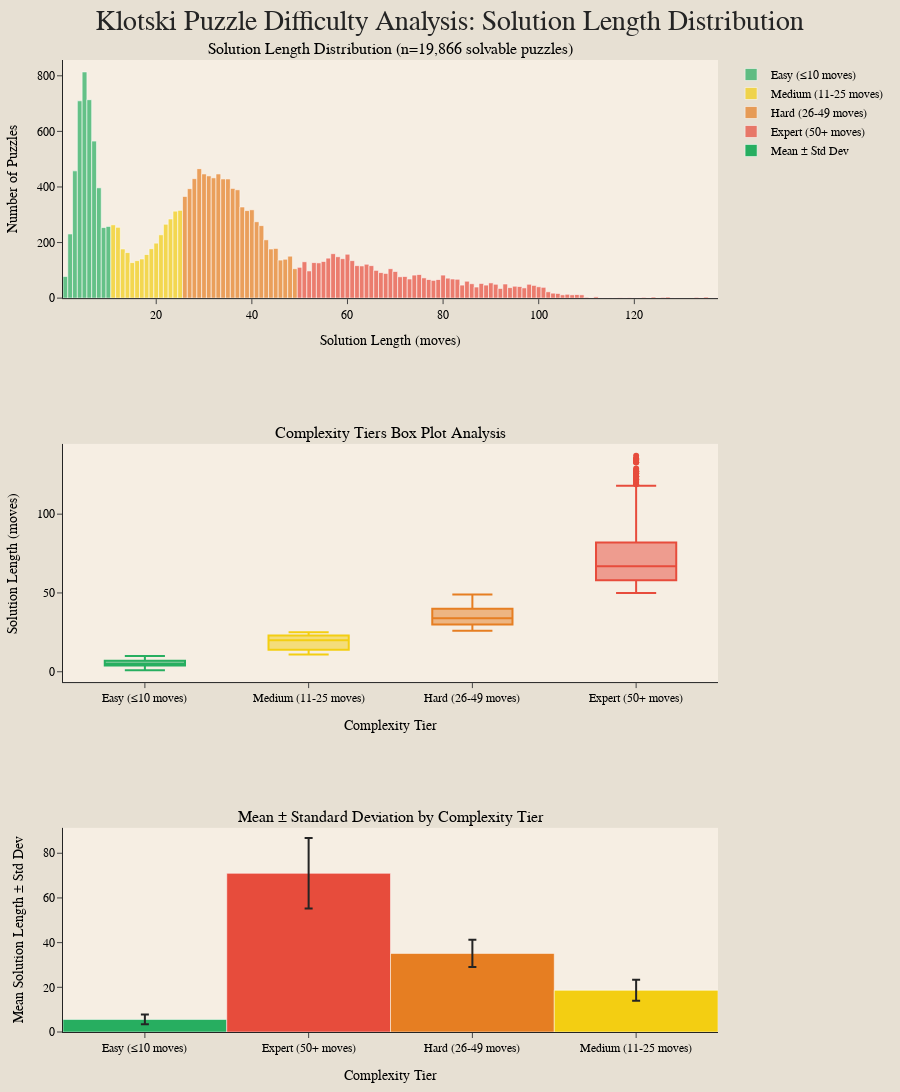

Write notebook code for a chart like this one.
### Code cell
# Add third subplot for mean ± std visualization
fig = make_subplots(
    rows=3, cols=1,
    subplot_titles=(
        f'Solution Length Distribution (n={len(solvable_data):,} solvable puzzles)',
        'Complexity Tiers Box Plot Analysis',
        'Mean ± Standard Deviation by Complexity Tier'
    ),
    vertical_spacing=0.15,
    row_heights=[0.35, 0.35, 0.3]
)

# Re-add the histogram traces (row 1)
for tier in tier_colors.keys():
    tier_data = solvable_data[solvable_data['complexity_tier'] == tier]['solution_length']
    nbinsx = 11 if tier == 'Easy (≤10 moves)' else 15 if tier == 'Medium (11-25 moves)' else 25 if tier == 'Hard (26-49 moves)' else 100
    fig.add_trace(
        go.Histogram(
            x=tier_data,
            name=tier,
            marker_color=tier_colors[tier],
            opacity=0.7,
            nbinsx=nbinsx,
            hovertemplate='%{x} steps<br>%{y} puzzles'
        ), row=1, col=1
    )

# Re-add box plots (row 2)
for tier in tier_colors.keys():
    tier_data = solvable_data[solvable_data['complexity_tier'] == tier]['solution_length']
    fig.add_trace(
        go.Box(
            y=tier_data,
            name=tier,
            marker_color=tier_colors[tier],
            boxpoints='outliers',
            showlegend=False,
        ), row=2, col=1
    )

# Bar chart with error bars for mean ± std (row 3)
tier_stats = solvable_data.groupby('complexity_tier')['solution_length'].agg(['mean', 'std']).round(2)
fig.add_trace(
    go.Bar(
        x=tier_stats.index,
        y=tier_stats['mean'],
        error_y=dict(type='data', array=tier_stats['std']),
        marker_color=[tier_colors[t] for t in tier_stats.index],
        name='Mean ± Std Dev'
    ), row=3, col=1
)

# Update layout
fig.update_layout(
    title={
        'text': 'Klotski Puzzle Difficulty Analysis: Solution Length Distribution',
        'x': 0.5,
        'xanchor': 'center',
        'font': dict(family='Courier New', size=28, color='#242424')
    },
    showlegend=True,
    height=1100,
    font=dict(family="Courier New", size=12, color="black"),
    plot_bgcolor='#F6EEE3',
    paper_bgcolor='#E7E0D3',
    margin=dict(t=60, b=60, l=60, r=60),
    barmode='overlay'
)

# Update axis titles
fig.update_xaxes(title_text="Solution Length (moves)", row=1, col=1)
fig.update_yaxes(title_text="Number of Puzzles", row=1, col=1)
fig.update_xaxes(title_text="Complexity Tier", row=2, col=1)
fig.update_yaxes(title_text="Solution Length (moves)", row=2, col=1)
fig.update_xaxes(title_text="Complexity Tier", row=3, col=1)
fig.update_yaxes(title_text="Mean Solution Length ± Std Dev", row=3, col=1)

fig.show()

### Figure 1 — Plotly figure (JSON) as saved in the notebook; plotly's stock layout.template omitted (floating-point values rounded to 4 significant figures; data arrays with more than 128 entries replaced by an {"elided": "..."} marker saying what was removed)
{"data": [{"hovertemplate": "%{x} steps<br>%{y} puzzles", "marker": {"color": "#27AE60"}, "name": "Easy (≤10 moves)", "nbinsx": 11, "opacity": 0.7, "type": "histogram", "x": {"elided": "4479 int values"}, "xaxis": "x", "yaxis": "y"}, {"hovertemplate": "%{x} steps<br>%{y} puzzles", "marker": {"color": "#F3CE12"}, "name": "Medium (11-25 moves)", "nbinsx": 15, "opacity": 0.7, "type": "histogram", "x": {"elided": "3205 int values"}, "xaxis": "x", "yaxis": "y"}, {"hovertemplate": "%{x} steps<br>%{y} puzzles", "marker": {"color": "#E67E22"}, "name": "Hard (26-49 moves)", "nbinsx": 25, "opacity": 0.7, "type": "histogram", "x": {"elided": "7663 int values"}, "xaxis": "x", "yaxis": "y"}, {"hovertemplate": "%{x} steps<br>%{y} puzzles", "marker": {"color": "#E74C3C"}, "name": "Expert (50+ moves)", "nbinsx": 100, "opacity": 0.7, "type": "histogram", "x": {"elided": "4519 int values"}, "xaxis": "x", "yaxis": "y"}, {"boxpoints": "outliers", "marker": {"color": "#27AE60"}, "name": "Easy (≤10 moves)", "showlegend": false, "type": "box", "xaxis": "x2", "y": {"elided": "4479 int values"}, "yaxis": "y2"}, {"boxpoints": "outliers", "marker": {"color": "#F3CE12"}, "name": "Medium (11-25 moves)", "showlegend": false, "type": "box", "xaxis": "x2", "y": {"elided": "3205 int values"}, "yaxis": "y2"}, {"boxpoints": "outliers", "marker": {"color": "#E67E22"}, "name": "Hard (26-49 moves)", "showlegend": false, "type": "box", "xaxis": "x2", "y": {"elided": "7663 int values"}, "yaxis": "y2"}, {"boxpoints": "outliers", "marker": {"color": "#E74C3C"}, "name": "Expert (50+ moves)", "showlegend": false, "type": "box", "xaxis": "x2", "y": {"elided": "4519 int values"}, "yaxis": "y2"}, {"error_y": {"array": [2.18, 15.78, 6.11, 4.7], "type": "data"}, "marker": {"color": ["#27AE60", "#E74C3C", "#E67E22", "#F3CE12"]}, "name": "Mean ± Std Dev", "type": "bar", "x": ["Easy (≤10 moves)", "Expert (50+ moves)", "Hard (26-49 moves)", "Medium (11-25 moves)"], "xaxis": "x3", "y": [5.61, 71.01, 35.17, 18.66], "yaxis": "y3"}], "layout": {"annotations": [{"font": {"size": 16}, "showarrow": false, "text": "Solution Length Distribution (n=19,866 solvable puzzles)", "x": 0.5, "xanchor": "center", "xref": "paper", "y": 1.0, "yanchor": "bottom", "yref": "paper"}, {"font": {"size": 16}, "showarrow": false, "text": "Complexity Tiers Box Plot Analysis", "x": 0.5, "xanchor": "center", "xref": "paper", "y": 0.605, "yanchor": "bottom", "yref": "paper"}, {"font": {"size": 16}, "showarrow": false, "text": "Mean ± Standard Deviation by Complexity Tier", "x": 0.5, "xanchor": "center", "xref": "paper", "y": 0.21, "yanchor": "bottom", "yref": "paper"}], "barmode": "overlay", "font": {"color": "black", "family": "Courier New", "size": 12}, "height": 1100, "margin": {"b": 60, "l": 60, "r": 60, "t": 60}, "paper_bgcolor": "#E7E0D3", "plot_bgcolor": "#F6EEE3", "showlegend": true, "title": {"font": {"color": "#242424", "family": "Courier New", "size": 28}, "text": "Klotski Puzzle Difficulty Analysis: Solution Length Distribution", "x": 0.5, "xanchor": "center"}, "xaxis": {"anchor": "y", "domain": [0, 1], "title": {"text": "Solution Length (moves)"}}, "xaxis2": {"anchor": "y2", "domain": [0, 1], "title": {"text": "Complexity Tier"}}, "xaxis3": {"anchor": "y3", "domain": [0, 1], "title": {"text": "Complexity Tier"}}, "yaxis": {"anchor": "x", "domain": [0.755, 1.0], "title": {"text": "Number of Puzzles"}}, "yaxis2": {"anchor": "x2", "domain": [0.36, 0.605], "title": {"text": "Solution Length (moves)"}}, "yaxis3": {"anchor": "x3", "domain": [0, 0.21], "title": {"text": "Mean Solution Length ± Std Dev"}}}}
